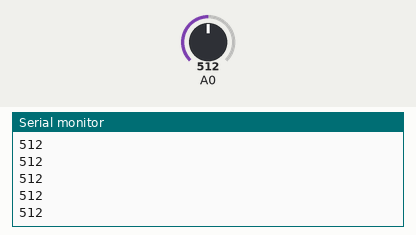
Recording of a sketch running on a simulated Arduino Uno, built with avr-gcc and run on an emulated ATmega328P. On the bench: the last lines printed to the serial monitor. The inputs (shaded band) are chosen by the test bench; at power-on: A0 = 512.

Above: at 1.2 s.
1.3 s: A0 set to 716
At 1.9 s:
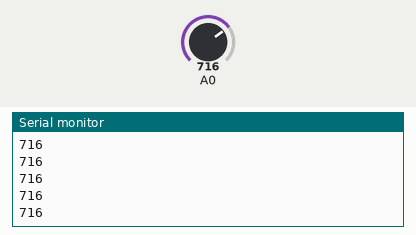
2.8 s: A0 set to 900
At 3.7 s:
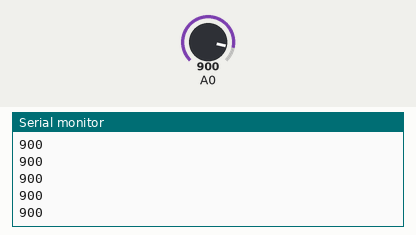
Timing chart, 0 to 5.8 s (numbered marks = the images above; inputs shaded):
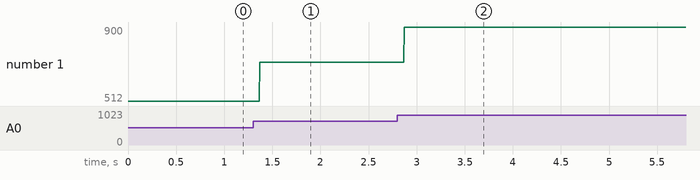

The sketch:

sketch_apr26a.ino
```cpp
#include <avr/io.h>
#include <avr/interrupt.h>
#include <util/delay.h>
void adc_init(void) {
  ADMUX |= (1 << REFS0);
  ADCSRA|=(1<<ADEN)|(1<<ADPS0)|(1<<ADPS1)|(1<<ADPS2);
}
uint16_t adc_read(uint8_t ch) {
  ch&=0b00000111;
  ADMUX=(ADMUX & 0xF8)|ch;
  ADCSRA|=(1<<ADSC);
  while(ADCSRA&(1<<ADSC));
  return (ADC);
}
void setup() {
  // put your setup code here, to run once:
  adc_init();
  Serial.begin(9600);
}

void loop() {
  // put your main code here, to run repeatedly:
  uint16_t result=adc_read(0);
  Serial.println(result);
}
```

Measured:
- after the input at 1.3 s, the serial monitor: prints a new line after 0.07 s (image 1)
- after the input at 2.8 s, the serial monitor: prints a new line after 0.07 s (image 2)
- plotted number 1: 512 → 716 after the input at 1.3 s, 716 → 900 after the input at 2.8 s
